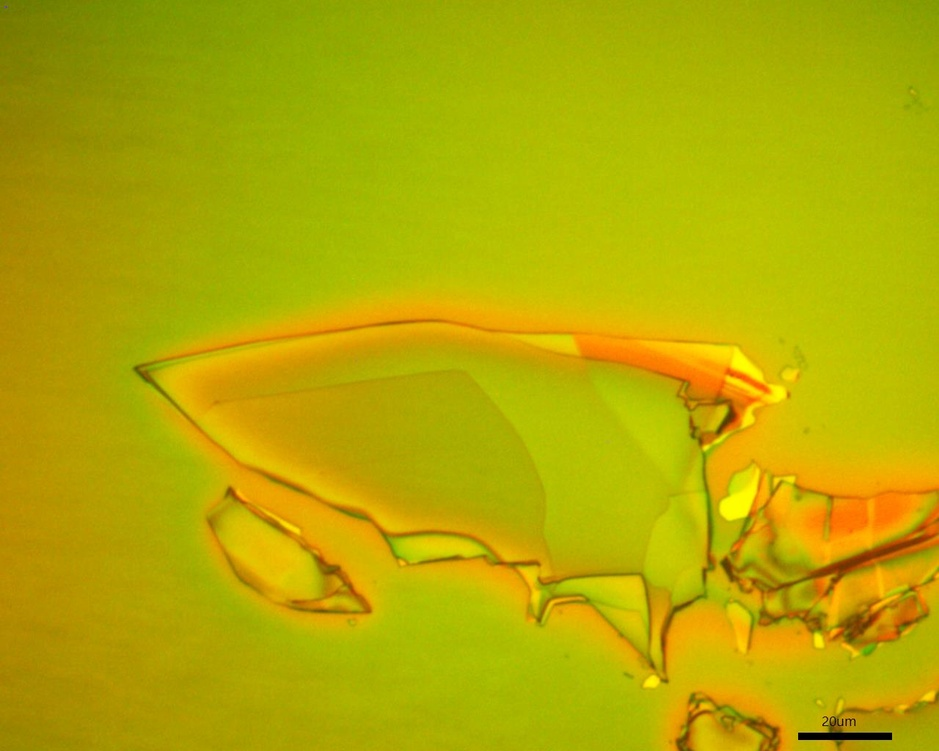
#> input picture src/model/image01.jpg, 939 x 751 px, shrunk from 1280 x 1024 before the run
$ python edge_detect.py
#> lines starting #> are read from the running program, lines starting #| are printed output that depends on the picture; after the words box and inside, x2 and y2 are one past the last pixel; in counts of white or black regions, pixels touching at a corner belong together
import cv2
import numpy as np

# Load an image (replace 'your_image.jpg' with your image file)
# Or capture from a camera: cap = cv2.VideoCapture(0)
# ret, frame = cap.read()
image = cv2.imread('image01.jpg')
#> image is the input picture: shape (751, 939, 3); mean B, G, R 1.3, 170.4, 179.6

if image is None:
    print("Error: Could not load image.")
else:
    # Convert to grayscale
    gray = cv2.cvtColor(image, cv2.COLOR_BGR2GRAY)
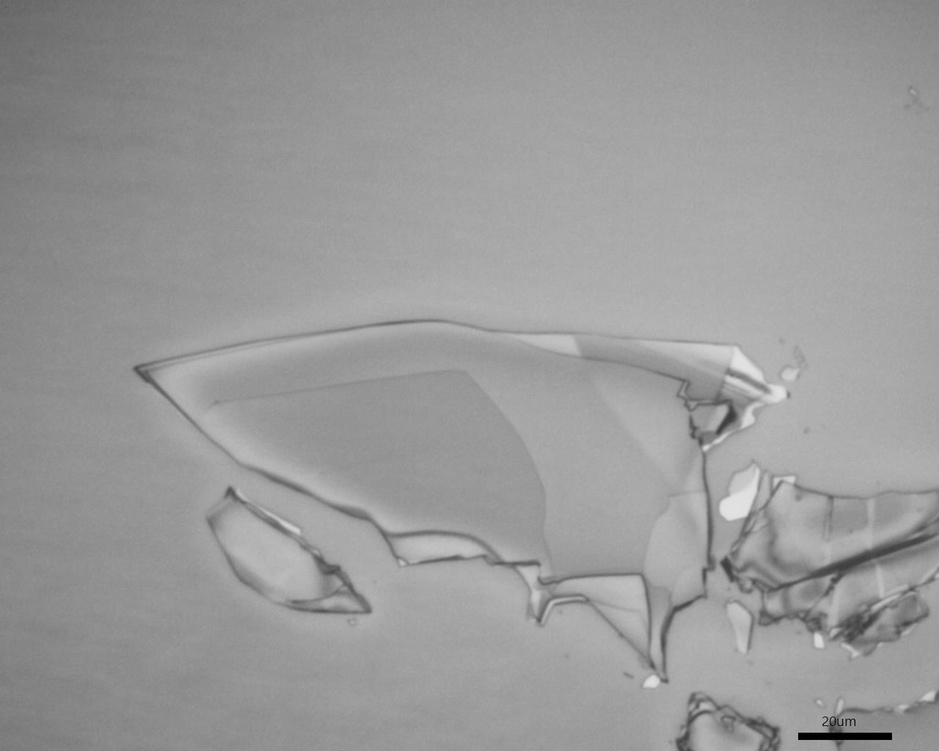
#> gray: shape (751, 939); min 0, max 226, mean 153.9

    # Apply Gaussian blur for noise reduction
    blurred = cv2.GaussianBlur(gray, (5, 5), 0)

    # Perform Canny edge detection
    edges = cv2.Canny(blurred, 50, 150) # Adjust thresholds as needed
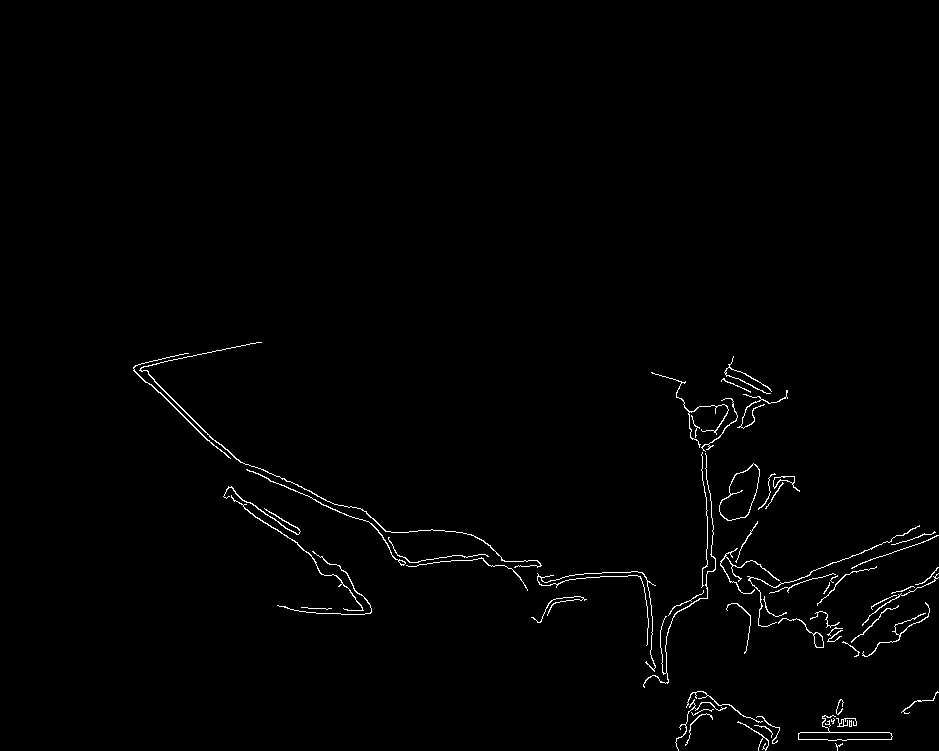
#> edges: shape (751, 939); 1% white in thin lines or dots, all inside (x1, y1, x2, y2) = (133, 342, 939, 751)

    # Display the results
    cv2.imshow('Original Image', image)
    cv2.imshow('Canny Edges', edges)
    cv2.waitKey(0)
    cv2.destroyAllWindows()
    # If using camera, release it: cap.release()

$ run again, with src/model/image0.jpg copied over src/model/image01.jpg
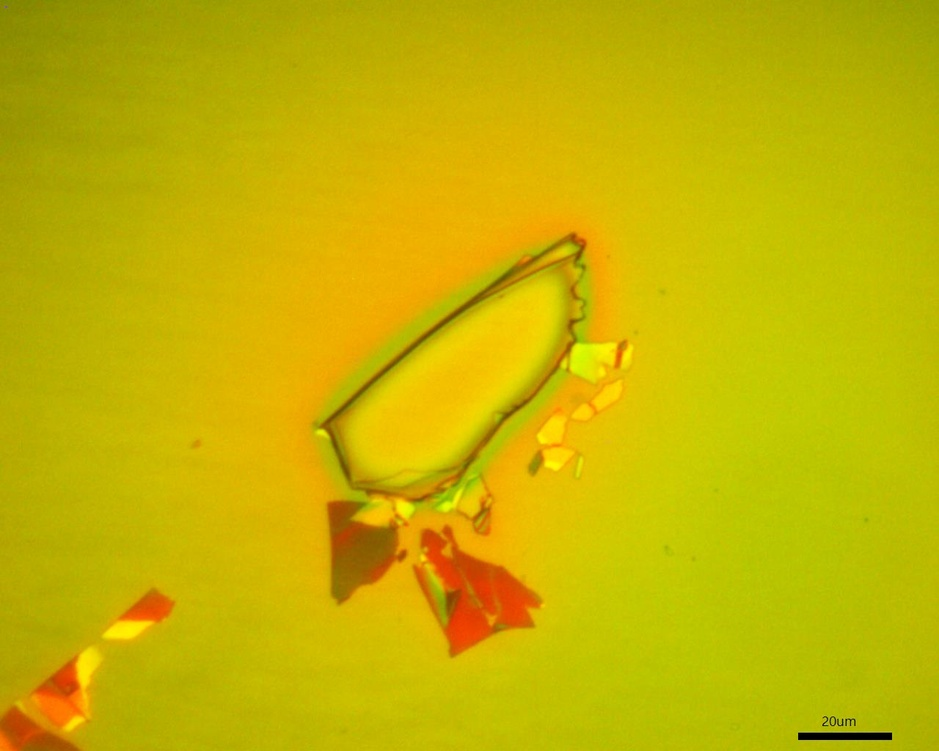
#> input picture src/model/image0.jpg, 939 x 751 px, shrunk from 1280 x 1024 before the run
#> image is the input picture: shape (751, 939, 3); mean B, G, R 1.1, 179.1, 197.1
#> `gray = cv2.cvtColor(image, cv2.COLOR_BGR2GRAY)`:
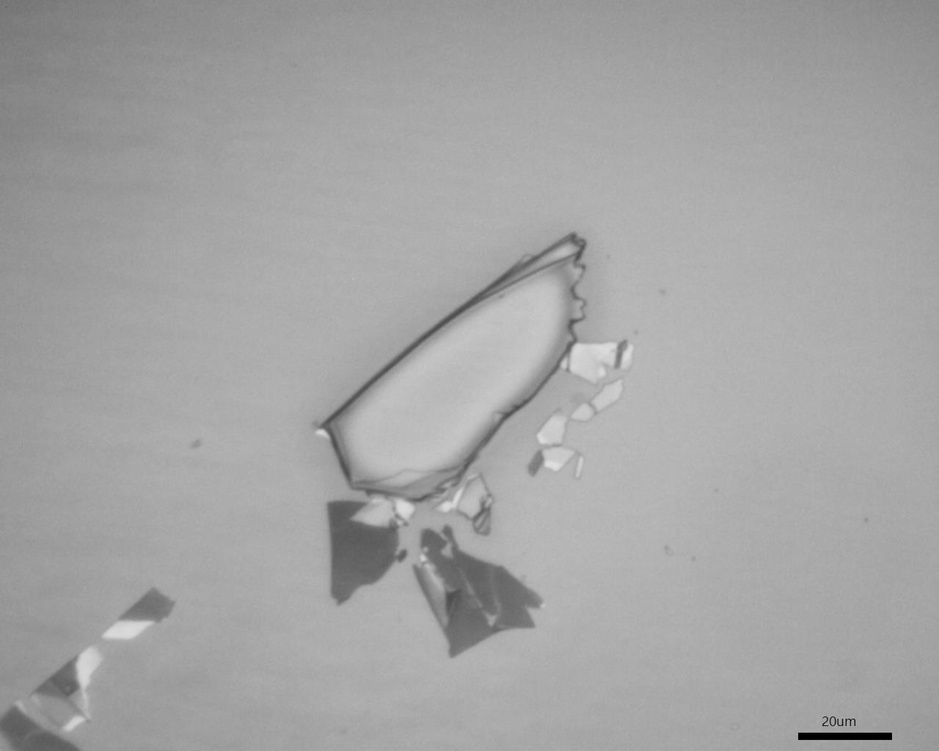
#> gray: shape (751, 939); min 0, max 224, mean 164.2
#> `edges = cv2.Canny(blurred, 50, 150)`:
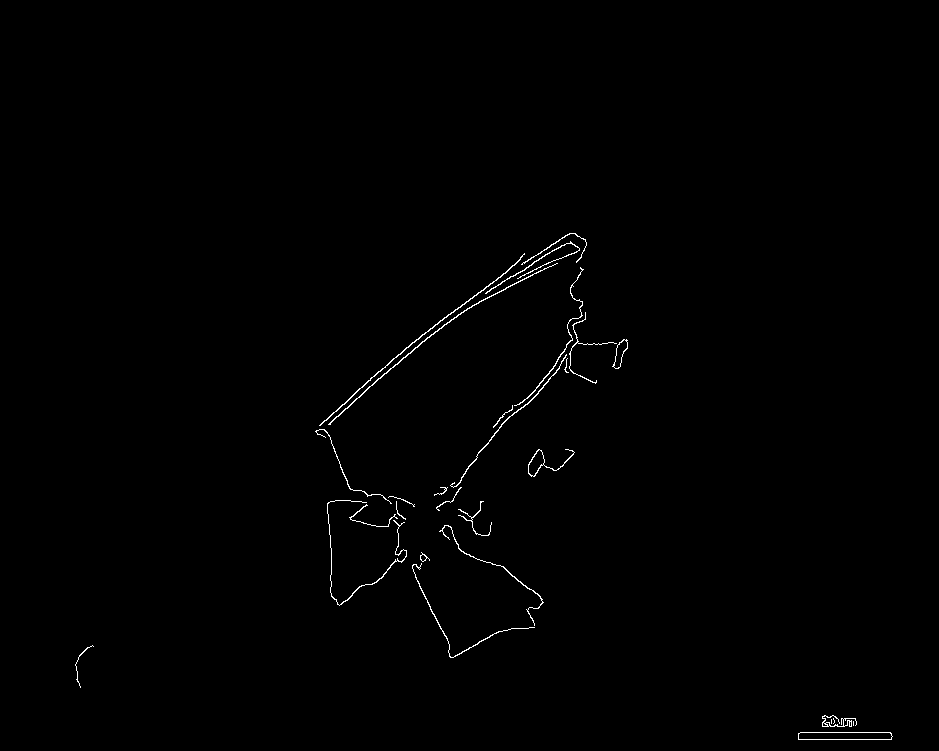
#> edges: shape (751, 939); 0.53% white in thin lines or dots, all inside (x1, y1, x2, y2) = (75, 233, 893, 740)
